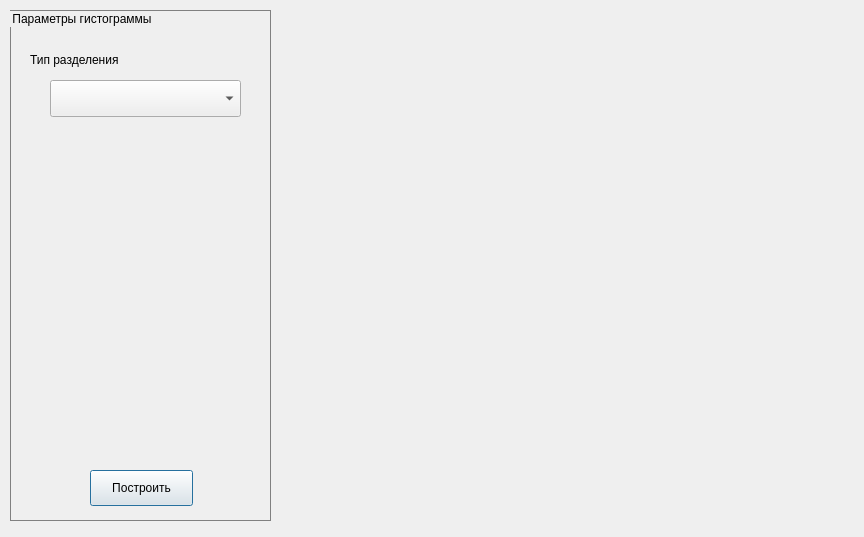
<?xml version="1.0" encoding="UTF-8"?>
<ui version="4.0">
 <class>Dialog_dataHistogram</class>
 <widget class="QDialog" name="Dialog_dataHistogram">
  <property name="geometry">
   <rect>
    <x>0</x>
    <y>0</y>
    <width>864</width>
    <height>537</height>
   </rect>
  </property>
  <property name="windowTitle">
   <string>Гистограмма распределения</string>
  </property>
  <property name="styleSheet">
   <string notr="true">QGroupBox{
	border: 1px solid grey;
}</string>
  </property>
  <widget class="QGroupBox" name="groupBox">
   <property name="geometry">
    <rect>
     <x>10</x>
     <y>10</y>
     <width>261</width>
     <height>511</height>
    </rect>
   </property>
   <property name="title">
    <string>Параметры гистограммы</string>
   </property>
   <widget class="QLabel" name="label_2">
    <property name="geometry">
     <rect>
      <x>20</x>
      <y>40</y>
      <width>181</width>
      <height>19</height>
     </rect>
    </property>
    <property name="text">
     <string>Тип разделения</string>
    </property>
   </widget>
   <widget class="QComboBox" name="comboBox_intervalsType">
    <property name="geometry">
     <rect>
      <x>40</x>
      <y>70</y>
      <width>191</width>
      <height>37</height>
     </rect>
    </property>
   </widget>
   <widget class="QPushButton" name="pushButton_genIntervals">
    <property name="geometry">
     <rect>
      <x>80</x>
      <y>460</y>
      <width>103</width>
      <height>36</height>
     </rect>
    </property>
    <property name="text">
     <string>Построить</string>
    </property>
   </widget>
   <widget class="QWidget" name="verticalLayoutWidget_2">
    <property name="geometry">
     <rect>
      <x>20</x>
      <y>120</y>
      <width>221</width>
      <height>331</height>
     </rect>
    </property>
    <layout class="QVBoxLayout" name="verticalLayout_histogratorParams"/>
   </widget>
  </widget>
  <widget class="QWidget" name="verticalLayoutWidget">
   <property name="geometry">
    <rect>
     <x>290</x>
     <y>10</y>
     <width>561</width>
     <height>511</height>
    </rect>
   </property>
   <layout class="QVBoxLayout" name="verticalLayout_histogram"/>
  </widget>
 </widget>
 <resources/>
 <connections/>
</ui>
